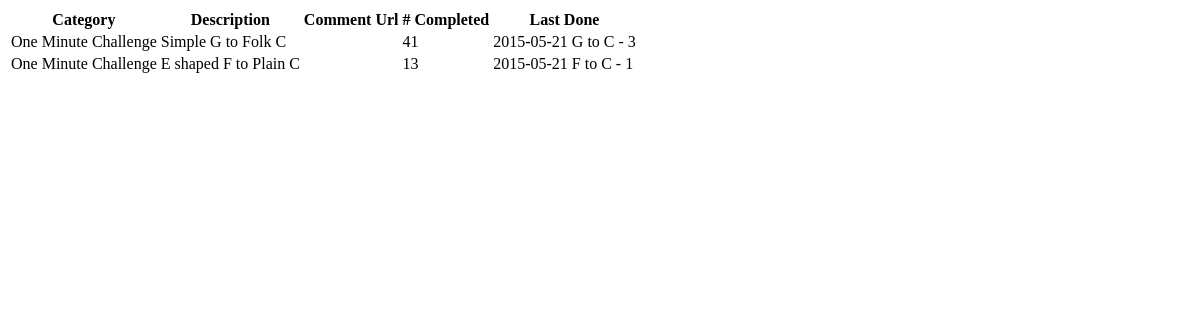
/guitar/exercises/, run on an earlier commit of the app's database.
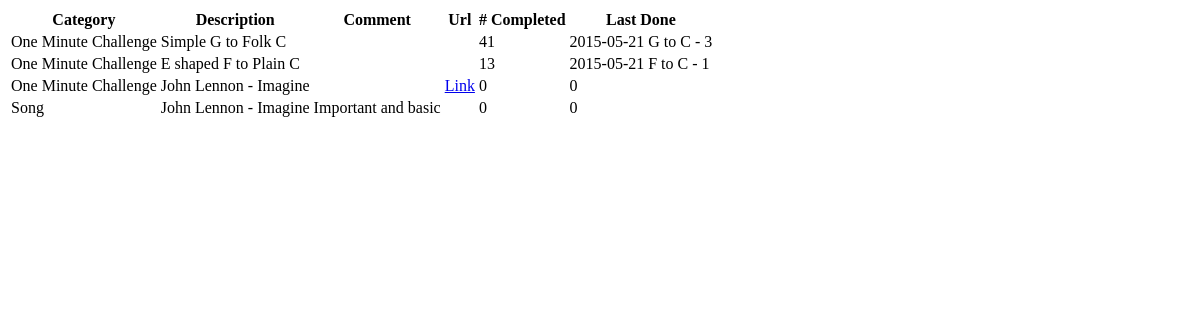
And on a later commit of the database.
### guitar/models.py (models this page shows, shortened)
class Category(models.Model):
    name = models.CharField(max_length = 128, unique=True)
    time = models.IntegerField(default = 0)
    target = models.IntegerField(default = 0)
    def __str__(self):
        return self.name

class Exercise(models.Model):
    id = models.AutoField(primary_key=True)
    category = models.ForeignKey(Category)
    desc = models.CharField(max_length = 128)
    desc_long = models.CharField(max_length = 512, blank = True)
    comment = models.CharField(max_length = 512, blank = True)
    url = models.URLField(blank = True)
    record = models.IntegerField(default = 0)
    time = models.IntegerField()
    @staticmethod
    def table_header():
        return [
                "Category",
                "Description",
                "Comment",
                "Url",
                "# Completed",
                "Last Done"
            ]
    def table_data(self):
        if self.url != '':
            link_tag = '<a href="' + self.url + '"> Link </a>'
        else:
            link_tag = ''
        return [
                [self.category, "category"],
                [self.desc_long, "desc_long"],
                [self.comment, "comment"],
                [link_tag, "link"],
                [self.count_times(), "count"],
                [self.last_time(), "last"]
                ]
    def count_times(self):
        return ExerciseData.objects.filter(exercise = self).count()
    def last_time(self):
        if self.count_times() > 0:
            return ExerciseData.objects.filter(exercise = self).order_by('date').reverse()[0]
        return 0
    def __str__(self):
        return self.desc

class ExerciseData(models.Model):
    id = models.AutoField(primary_key = True)
    exercise = models.ForeignKey(Exercise)
    comment = models.CharField(max_length = 512, blank=True)
    time = models.IntegerField()
    count = models.IntegerField()
    date = models.DateField()
    def __str__(self):
        return str(self.date) + ' ' + str(self.exercise) + ' - ' + str(self.id)

### guitar/views.py (the view)
def list_exercises(request):
    context_dict = {
            'table_header': Exercise.table_header(),
            'dataset': Exercise.objects.all(),
            }
    address = 'guitar/standard_table.html'
    return render(request, address, context_dict)

### templates/guitar/standard_table.html
{% extends 'base.html' %}
{% block body_block %}
     <table>
        {% for head in table_header %}
            <th>{{ head }}</th>
        {% endfor %}
        {% for data in dataset %}
            <tr>
                {% for entry in data.table_data %}
                    <td class="{{entry.1}}">{{ entry.0|safe }}</td>
                {% endfor %}
            </tr>
        {% endfor %}
    </table>
{% endblock %}

### templates/base.html (shortened to what this page needs)
<!DOCTYPE html>
<html lang="en">
  <head>
  </head>
  <body>
    {% block body_block %}{% endblock %}
  </body>
</html>

What changed in the data, as far as the page shows it:
added Exercise: desc_long "John Lennon - Imagine" "Link" "0" "0", Category (name "One Minute Challenge")
added Exercise: desc_long "John Lennon - Imagine" "Important and basic" "0" "0"
added Category: name "Song"
